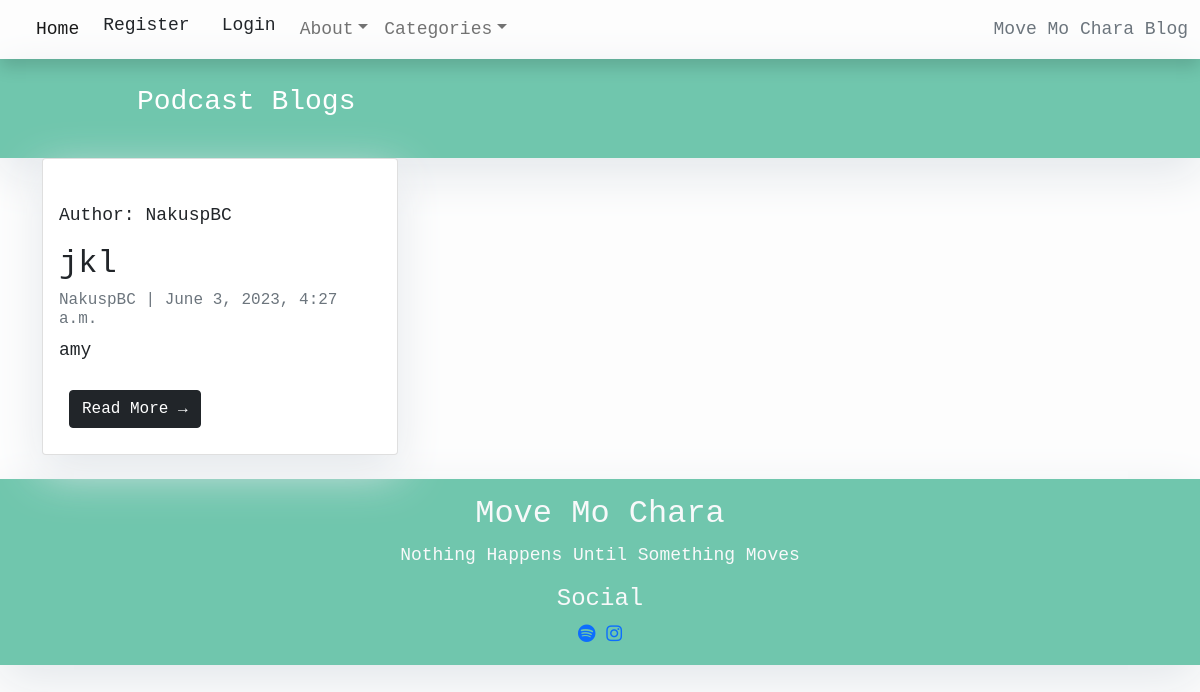
Page /category/Podcast on the earlier database version.
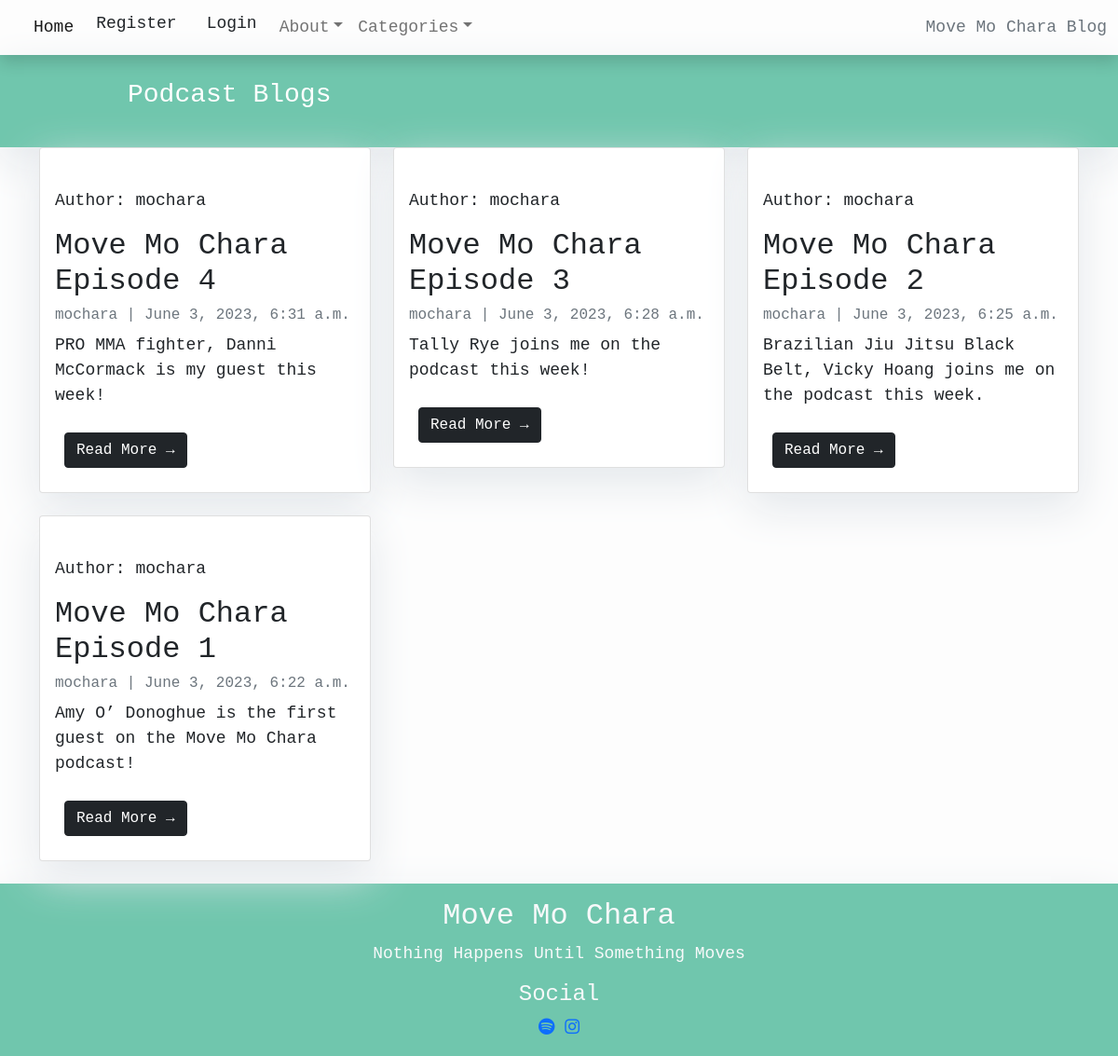
Same page on the later database version.
### blog/models.py (models this page shows, shortened)
class Category(models.Model):
    name = models.CharField(max_length=200)

class Post(models.Model):
    title = models.CharField(max_length=200, unique=True)
    slug = models.SlugField(max_length=200, unique=True)
    author = models.ForeignKey(
        User, on_delete=models.CASCADE, related_name="blog_posts"
    )
    category = models.ForeignKey(Category, on_delete=models.PROTECT, default=1)
    featured_image = CloudinaryField('image', default='placeholder')
    excerpt = models.TextField(blank=True)
    updated_on = models.DateTimeField(auto_now=True)
    content = models.TextField()
    created_on = models.DateTimeField(auto_now_add=True)
    status = models.IntegerField(choices=STATUS, default=0)
    likes = models.ManyToManyField(
        User, related_name='blogpost_like', blank=True)
    class Meta:
        ordering = ["-created_on"]

### blog/views.py (the view)
# urls.py: path('category/<category>', views.CatListView.as_view(), name='cats'),
class CatListView(generic.ListView):
    template_name = 'category.html'
    context_object_name = 'catlist'
    def get_queryset(self):
        content = {'cat': self.kwargs['category'],
                   'posts': Post.objects.filter(category__name=self.kwargs
                   ['category'
                   ]).filter(status=1)}
        return content

### blog/views.py (called while the page is built)
def category_list(request):
    category_list = Category.objects.exclude(name='default')
    context = {'category_list': category_list}
    return context

### templates/category.html (shortened to what this page needs)
{% extends "base.html" %}
{% block content %}
<header class="masthead">
    <div class="container">
        <div class="row">
            <div class=" col-md-8 col-md-10 mx-auto">
                <div class="site-heading">
                    <h3 class=" site-heading my-4 mt-3 text-white">{{ catlist.cat|title }} Blogs</h3>
                </div>
            </div>
        </div>
    </div>
</header>
<div class="container">
    <div class="row">
        <div class="col-md-12 float-left">
            <div class="row">
                {% for post in catlist.posts %}
                <div class="col-md-4">
                <div class="card mb-4">
                    <div class="card-body">
                        <div class="image-container">
                            <div class="image-flash">
                                <p class="author">Author: {{ post.author }}</p>
                            </div>
                        </div>
                        <h2 class="card-title"> {{ post.title }}</h2>
                        <p class="card-text text-muted h6"> {{ post.author }} | {{ post.created_on}} </p>
                        <p class="card-text">{{ post.excerpt }}</p>
                        <a href="{% url 'post_detail' post.slug  %}" class="btn btn-dark">Read More &rarr;</a>
                    </div>
                </div>
                </div>
                {% if forloop.counter|divisibleby:3 %}
            </div>
                <div class="row">
                {% endif %}
                {% endfor %}
            </div>
        </div>
    </div>
</div>
{% endblock %}

### templates/base.html (shortened to what this page needs)
{% load static %}
<!DOCTYPE html>
<html class="h-100" lang="en">
    <head>
        <link rel="stylesheet" href="https://cdnjs.cloudflare.com/ajax/libs/font-awesome/5.15.3/css/all.min.css">
        <link href="https://cdn.jsdelivr.net/npm/bootstrap@5.0.1/dist/css/bootstrap.min.css" rel="stylesheet"
>
        <link href="https://cdn.jsdelivr.net/npm/bootstrap@5.1.3/dist/css/bootstrap.min.css" rel="stylesheet"
>
    </head>
    <body>
        <nav class="navbar navbar-expand-lg navbar-light shadow" id="mainNav">
            <div class="container-fluid">
                <div class="collapse navbar-collapse" id="navbarText">
                    <ul class="navbar-nav me-auto mb-2 mb-lg-0">
                        <li class="nav-item">
                            <a class="nav-link active" aria-current="page" href="{% url 'home' %}">Home</a>
                        </li>
                        {% if request.user.is_authenticated %}
                                {% if request.user.is_superuser %}
                                    <a href="{% url 'add_post' %}" class="dropdown-item">New Post</a>
                                {% endif %}
                                <a href="{% url 'account_logout' %}" class="dropdown-item">Logout</a>
                            {% else %}
                                <a href="{% url 'account_signup' %}" class="dropdown-item">Register</a>
                                <a href="{% url 'account_login' %}" class="dropdown-item">Login</a>
                            {% endif %}
                        <li class="nav-item dropdown">
                            <a class="nav-link dropdown-toggle"  data-bs-toggle="dropdown"
                                href="#" role="button" aria-haspopup="true" aria-expanded="false">About</a>
                        </li>
                        <li class="nav-item dropdown">
                            <a class="nav-link dropdown-toggle"  data-bs-toggle="dropdown"
                                href="#" role="button" aria-haspopup="true" aria-expanded="false">Categories</a>
                        </li>
                    </ul>
                    <span class="navbar-text text-muted">
                    <span class="brand">Move Mo Chara Blog </span>
                    </span>
                </div>
            </div>
        </nav>
        {% block content %}{% endblock content %}
        <footer class="footer masthead mt-auto py-3">
         <div class="container">
            <span class="text-center text-light">
                <h2>Move Mo Chara</h2>
                <p> Nothing Happens Until Something Moves</p>
                <div class="social">
                    <h4>Social</h4>
                    <span class="bg.light">
                    <a href="https://open.spotify.com/show/3vz3lMbS63UUXyUPaM54b2" target="_blank" rel="noopener" aria-label="Visit our Facebook page (opens in a new tab)"><i class="fab fa-spotify"></i></a>
                    <a href="https://www.instagram.com/movemochara/" target="_blank" rel="noopener" aria-label="Visit our Instagram page (opens in a new tab)"><i class="fab fa-instagram"></i></a>
                    </span>
            </span>
         </div>
        </footer>
    </body>
</html>

### templates/base.html (style rules this page uses)
body { font-family: "Roberto", lato; font-size: 17px; background-color: #fdfdfd; }
.shadow { box-shadow: 0 4px 2px -2px rgba(0, 0, 0, 0.1); }
.masthead { background: #70c6ad; height: auto; padding-bottom: 15px; box-shadow: 0 16px 48px #E3E7EB; padding-top: 10px; }
footer { padding-top: 15px; }
.btn { margin: 10px; }

### templates/category.html (style rules this page uses)
body { font-family: "Lucida Console", monospace; font-size: 18px; background-color: #fdfdfd; }
.card { box-shadow: 0 16px 48px #E3E7EB; }

Differences in the rows shown:
removed Post: author "NakuspBC", title "jkl", created_on "June 3, 2023, 4:27 a.m.", excerpt "amy"
added Post: author "mochara", title "Move Mo Chara Episode 4", created_on "June 3, 2023, 6:31 a.m.", excerpt "PRO MMA fighter, Danni McCormack is my guest this week!"
added Post: author "mochara", title "Move Mo Chara Episode 3", created_on "June 3, 2023, 6:28 a.m.", excerpt "Tally Rye joins me on the podcast this week!"
added Post: author "mochara", title "Move Mo Chara Episode 2", created_on "June 3, 2023, 6:25 a.m.", excerpt "Brazilian Jiu Jitsu Black Belt, Vicky Hoang joins me on the podcast this week."
added Post: author "mochara", title "Move Mo Chara Episode 1", created_on "June 3, 2023, 6:22 a.m.", excerpt "Amy O’ Donoghue is the first guest on the Move Mo Chara podcast!"
